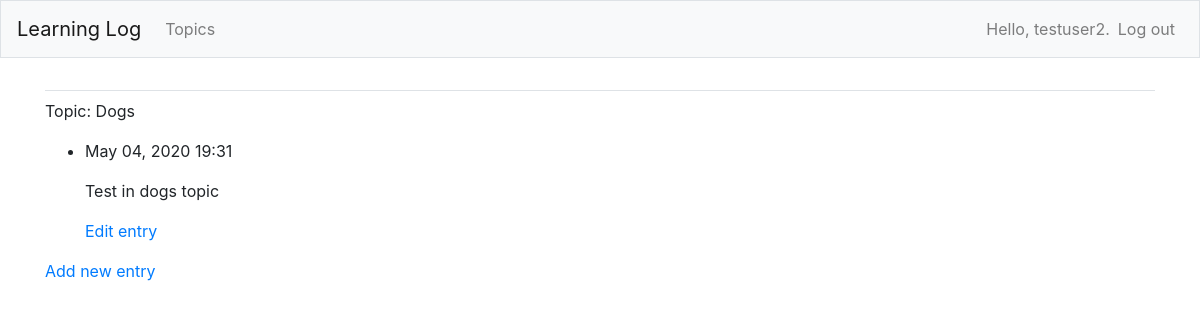
The page /topics/4/ (signed in) on the database its author committed.
### learning_logs/models.py (models this page shows, shortened)
class Topic(models.Model):
    text= models.CharField(max_length=200)
    date_added = models.DateTimeField(auto_now_add=True)
    owner = models.ForeignKey(User, on_delete=models.CASCADE)
    def __str__(self):
        return self.text

class Entry(models.Model):
    topic = models.ForeignKey(Topic, on_delete=models.CASCADE)
    text = models.TextField()
    date_added = models.DateTimeField(auto_now_add=True)
    class Meta:
        verbose_name_plural = 'entries'

### learning_logs/views.py (the view)
# urls.py: path("topics/<int:topic_id>/", views.topic, name="topic"),
@login_required
def topic(request, topic_id):
    topic = Topic.objects.get(id=topic_id) # Topic (ppt says Topics)
    if topic.owner != request.user:
        raise Http404
    entries = topic.entry_set.order_by("-date_added") # -dateadded is descending
    context = {"topic":topic, "entries":entries}
    return render(request, "learning_logs/topic.html", context)

### learning_logs/templates/learning_logs/topic.html
{% extends "learning_logs/base.html" %}
{% block content %}
    <p>Topic: {{ topic }} </p>
    <ul>
        {% for entry in entries %}
        <li>
            <p>{{ entry.date_added|date:'M d, Y H:i' }} </p>
            <p>{{ entry.text|linebreaks }} </p>
            <p>
                <a href="{% url 'learning_logs:edit_entry' entry.id %}">Edit entry</a>
            </p>
        </li>
        {% empty %}
            <li> There are no entries for this topic yet.</li>
        {% endfor %}
    </ul>
    <p>
        <a href="{% url 'learning_logs:new_entry' topic.id %}">Add new entry</a>
    </p>
    {% endblock content %}

### learning_logs/templates/learning_logs/base.html (shortened to what this page needs)
{% load bootstrap4 %}
<!doctype html>
<html lang="en">
<head>
    {% bootstrap_css %}
</head>
<body>
    <nav class="navbar navbar-expand-md navbar-light bg-light mb-4 border">
        <a class="navbar-brand" href="{% url 'learning_logs:index'%}">
            Learning Log</a>
        <div class="collapse navbar-collapse" id="navbarCollapse">
            <ul class="navbar-nav mr-auto">
                <li class="nav-item">
                    <a class="nav-link" href="{% url 'learning_logs:topics'%}">
                        Topics</a></li>
            </ul>
            <ul class="navbar-nav ml-auto">
                {% if user.is_authenticated %}
                    <li class="nav-item">
                        <span class="navbar-text"}">Hello, {{ user.username }}.</span>
                    </li>
                    <li class="nav-item">
                        <a class="nav-link" href="{% url 'users:logout' %}">Log out</a>
                    </li>
                {% endif %}
            </ul>
        </div>
    </nav>
    <main role="main" class="container">
        <div class="pb-2 mb-2 border-bottom">
        </div>
        <div>
            {% block content %}{% endblock content %}
        </div>
    </main>
</body>
</html>

### rows shown on the page
Topic: text "Dogs"
Entry: date_added "May 04, 2020 19:31", text "Test in dogs topic"

### other values the page prints
{{ user.username }} "testuser2"
